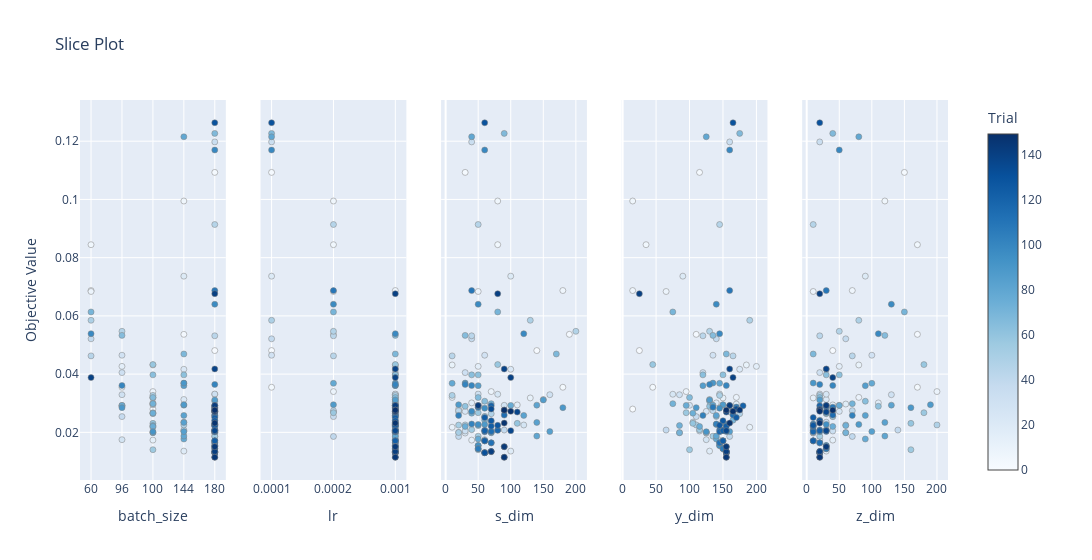
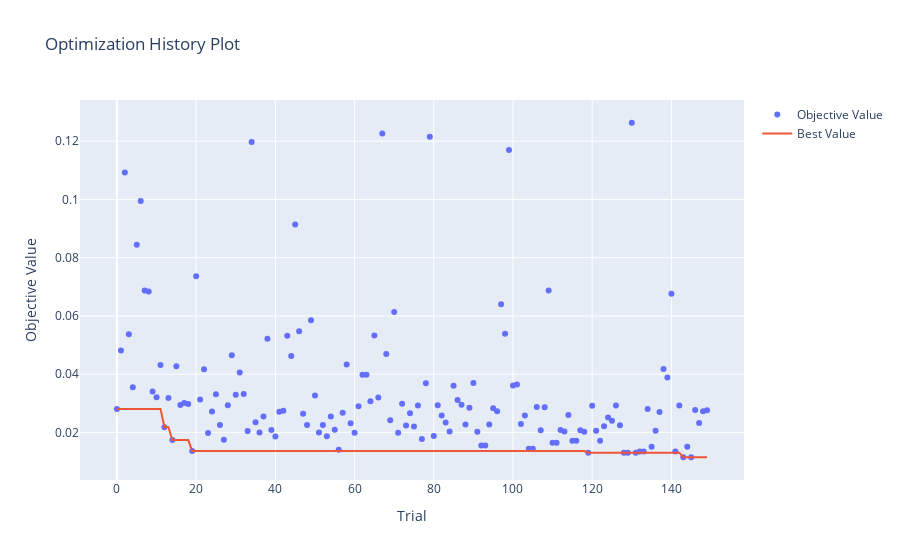

Notebook cell for these charts, in order:
### Code cell
# Visualize the results of the optuna study

from optuna.visualization import plot_slice
from optuna.visualization import plot_optimization_history

print('---------------------- HI-VAE_weibull ----------------------')
fig = plot_slice(study_dict_survkm["HI-VAE_weibull"])
fig.show()

fig = plot_optimization_history(study_dict_survkm["HI-VAE_weibull"])
fig.show()

### Figure 1 — Plotly figure (JSON) as saved in the notebook; plotly's stock layout.template omitted (floating-point values rounded to 4 significant figures; data arrays with more than 128 entries replaced by an {"elided": "..."} marker saying what was removed)
{"data": [{"marker": {"color": {"elided": "150 int values"}, "colorbar": {"title": {"text": "Trial"}, "x": 1, "xpad": 40}, "colorscale": [[0, "rgb(247,251,255)"], [0.125, "rgb(222,235,247)"], [0.25, "rgb(198,219,239)"], [0.375, "rgb(158,202,225)"], [0.5, "rgb(107,174,214)"], [0.625, "rgb(66,146,198)"], [0.75, "rgb(33,113,181)"], [0.875, "rgb(8,81,156)"], [1, "rgb(8,48,107)"]], "line": {"color": "Grey", "width": 0.5}, "showscale": true}, "mode": "markers", "name": "Feasible Trial", "showlegend": false, "type": "scatter", "x": {"elided": "150 int values"}, "xaxis": "x", "y": {"elided": "150 float values"}, "yaxis": "y"}, {"marker": {"color": {"elided": "150 int values"}, "colorbar": {"title": {"text": "Trial"}, "x": 1, "xpad": 40}, "colorscale": [[0, "rgb(247,251,255)"], [0.125, "rgb(222,235,247)"], [0.25, "rgb(198,219,239)"], [0.375, "rgb(158,202,225)"], [0.5, "rgb(107,174,214)"], [0.625, "rgb(66,146,198)"], [0.75, "rgb(33,113,181)"], [0.875, "rgb(8,81,156)"], [1, "rgb(8,48,107)"]], "line": {"color": "Grey", "width": 0.5}, "showscale": false}, "mode": "markers", "name": "Feasible Trial", "showlegend": false, "type": "scatter", "x": {"elided": "150 float values"}, "xaxis": "x2", "y": {"elided": "150 float values"}, "yaxis": "y2"}, {"marker": {"color": {"elided": "150 int values"}, "colorbar": {"title": {"text": "Trial"}, "x": 1, "xpad": 40}, "colorscale": [[0, "rgb(247,251,255)"], [0.125, "rgb(222,235,247)"], [0.25, "rgb(198,219,239)"], [0.375, "rgb(158,202,225)"], [0.5, "rgb(107,174,214)"], [0.625, "rgb(66,146,198)"], [0.75, "rgb(33,113,181)"], [0.875, "rgb(8,81,156)"], [1, "rgb(8,48,107)"]], "line": {"color": "Grey", "width": 0.5}, "showscale": false}, "mode": "markers", "name": "Feasible Trial", "showlegend": false, "type": "scatter", "x": {"elided": "150 int values"}, "xaxis": "x3", "y": {"elided": "150 float values"}, "yaxis": "y3"}, {"marker": {"color": {"elided": "150 int values"}, "colorbar": {"title": {"text": "Trial"}, "x": 1, "xpad": 40}, "colorscale": [[0, "rgb(247,251,255)"], [0.125, "rgb(222,235,247)"], [0.25, "rgb(198,219,239)"], [0.375, "rgb(158,202,225)"], [0.5, "rgb(107,174,214)"], [0.625, "rgb(66,146,198)"], [0.75, "rgb(33,113,181)"], [0.875, "rgb(8,81,156)"], [1, "rgb(8,48,107)"]], "line": {"color": "Grey", "width": 0.5}, "showscale": false}, "mode": "markers", "name": "Feasible Trial", "showlegend": false, "type": "scatter", "x": {"elided": "150 int values"}, "xaxis": "x4", "y": {"elided": "150 float values"}, "yaxis": "y4"}, {"marker": {"color": {"elided": "150 int values"}, "colorbar": {"title": {"text": "Trial"}, "x": 1, "xpad": 40}, "colorscale": [[0, "rgb(247,251,255)"], [0.125, "rgb(222,235,247)"], [0.25, "rgb(198,219,239)"], [0.375, "rgb(158,202,225)"], [0.5, "rgb(107,174,214)"], [0.625, "rgb(66,146,198)"], [0.75, "rgb(33,113,181)"], [0.875, "rgb(8,81,156)"], [1, "rgb(8,48,107)"]], "line": {"color": "Grey", "width": 0.5}, "showscale": false}, "mode": "markers", "name": "Feasible Trial", "showlegend": false, "type": "scatter", "x": {"elided": "150 int values"}, "xaxis": "x5", "y": {"elided": "150 float values"}, "yaxis": "y5"}], "layout": {"title": {"text": "Slice Plot"}, "width": 1500, "xaxis": {"anchor": "y", "categoryarray": [60, 96, 100, 144, 180], "categoryorder": "array", "domain": [0, 0.168], "title": {"text": "batch_size"}, "type": "category"}, "xaxis2": {"anchor": "y2", "categoryarray": [0.0001, 0.0002, 0.001], "categoryorder": "array", "domain": [0.208, 0.376], "title": {"text": "lr"}, "type": "category"}, "xaxis3": {"anchor": "y3", "domain": [0.416, 0.584], "title": {"text": "s_dim"}}, "xaxis4": {"anchor": "y4", "domain": [0.624, 0.792], "title": {"text": "y_dim"}}, "xaxis5": {"anchor": "y5", "domain": [0.832, 1], "title": {"text": "z_dim"}}, "yaxis": {"anchor": "x", "domain": [0, 1], "title": {"text": "Objective Value"}}, "yaxis2": {"anchor": "x2", "domain": [0, 1], "matches": "y", "showticklabels": false}, "yaxis3": {"anchor": "x3", "domain": [0, 1], "matches": "y", "showticklabels": false}, "yaxis4": {"anchor": "x4", "domain": [0, 1], "matches": "y", "showticklabels": false}, "yaxis5": {"anchor": "x5", "domain": [0, 1], "matches": "y", "showticklabels": false}}}

### Figure 2 — Plotly figure (JSON) as saved in the notebook; plotly's stock layout.template omitted (floating-point values rounded to 4 significant figures; data arrays with more than 128 entries replaced by an {"elided": "..."} marker saying what was removed)
{"data": [{"mode": "markers", "name": "Objective Value", "type": "scatter", "x": {"elided": "150 int values"}, "y": {"elided": "150 float values"}}, {"mode": "lines", "name": "Best Value", "type": "scatter", "x": {"elided": "150 int values"}, "y": {"elided": "150 float values"}}, {"marker": {"color": "#cccccc"}, "mode": "markers", "name": "Infeasible Trial", "showlegend": false, "type": "scatter", "x": [], "y": []}], "layout": {"title": {"text": "Optimization History Plot"}, "xaxis": {"title": {"text": "Trial"}}, "yaxis": {"title": {"text": "Objective Value"}}}}
